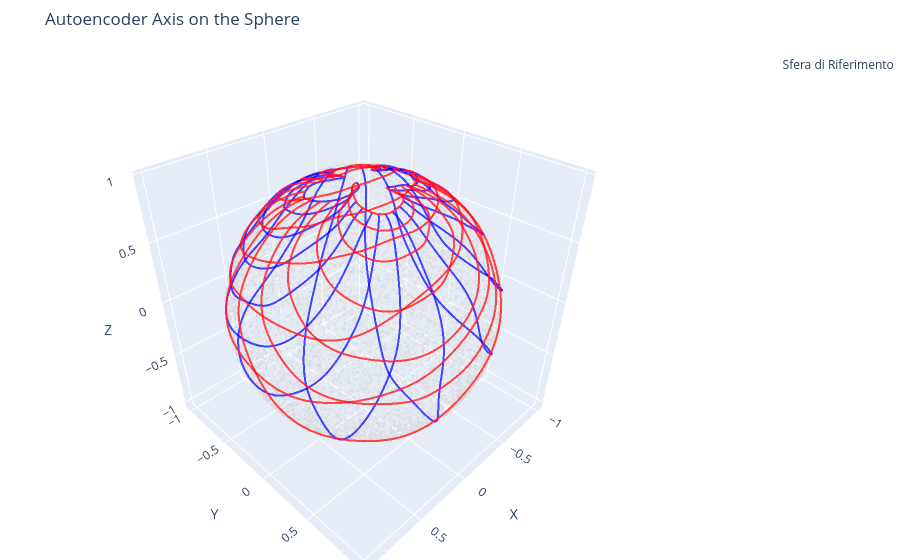

The code cell stored with this chart in its notebook:
### Code cell
model_2.eval()
encoder = model_2.encoder
decoder = model_2.decoder

# 2. Calcoliamo i confini effettivi dello spazio latente per sapere dove creare la griglia
with torch.no_grad():
    latents = encoder(Y_cartesian.to(device)).cpu().numpy()

z1_min, z1_max = latents[:, 0].min(), latents[:, 0].max()
z2_min, z2_max = latents[:, 1].min(), latents[:, 1].max()

# 3. Definiamo la densità della griglia (quanti "assi" vogliamo)
num_lines = 15       # Numero di linee per ogni asse coordinato
pts_per_line = 100   # Risoluzione di ogni linea per renderla fluida nel 3D

z1_values = np.linspace(z1_min, z1_max, num_lines)
z2_values = np.linspace(z2_min, z2_max, num_lines)

# 4. Inizializziamo la figura Plotly
fig = go.Figure()

# Nota: Mettiamo i punti originali grigi e trasparenti sullo sfondo per dare un riferimento visivo
x_orig = Y_cartesian[:, 0].cpu().numpy()
y_orig = Y_cartesian[:, 1].cpu().numpy()
z_orig = Y_cartesian[:, 2].cpu().numpy()

fig.add_trace(go.Scatter3d(
    x=x_orig, y=y_orig, z=z_orig,
    mode='markers',
    marker=dict(size=1.5, color='lightgray', opacity=0.3),
    name='Sfera di Riferimento'
))

# 5. Generiamo e decodifichiamo le linee degli assi latenti
with torch.no_grad():
    
    # --- ASSE 1: Linee a Z1 costante (varia Z2) -> Colore BLU ---
    for z1 in z1_values:
        line_2d = np.zeros((pts_per_line, 2))
        line_2d[:, 0] = z1
        line_2d[:, 1] = np.linspace(z2_min, z2_max, pts_per_line)
        
        # Passiamo la linea al decoder
        line_tensor = torch.tensor(line_2d, dtype=torch.float32).to(device)
        xyz = decoder(line_tensor).cpu().numpy()
        
        fig.add_trace(go.Scatter3d(
            x=xyz[:, 0], y=xyz[:, 1], z=xyz[:, 2],
            mode='lines',
            line=dict(color='rgba(0, 0, 255, 0.7)', width=4),
            showlegend=False
        ))

    # --- ASSE 2: Linee a Z2 costante (varia Z1) -> Colore ROSSO ---
    for z2 in z2_values:
        line_2d = np.zeros((pts_per_line, 2))
        line_2d[:, 0] = np.linspace(z1_min, z1_max, pts_per_line)
        line_2d[:, 1] = z2
        
        # Passiamo la linea al decoder
        line_tensor = torch.tensor(line_2d, dtype=torch.float32).to(device)
        xyz = decoder(line_tensor).cpu().numpy()
        
        fig.add_trace(go.Scatter3d(
            x=xyz[:, 0], y=xyz[:, 1], z=xyz[:, 2],
            mode='lines',
            line=dict(color='rgba(255, 0, 0, 0.7)', width=4), 
            showlegend=False
        ))

# 6. Configurazione finale del Layout per visualizzare una sfera perfetta
fig.update_layout(
    title="Autoencoder Axis on the Sphere",
    scene=dict(
        xaxis_title='X',
        yaxis_title='Y',
        zaxis_title='Z',
        aspectmode='cube' # Fondamentale per non distorcere la sfera in un uovo
    ),
    margin=dict(l=0, r=0, b=0, t=50)
)
config = {
  'toImageButtonOptions': {
    'format': 'png', # Formati supportati: png, svg, jpeg, webp
    'filename': 'GrigliaAutoencoder_tanh',
    'height': 1080,
    'width': 1920,
    'scale': 3 # È il trucco magico: moltiplica la risoluzione di base!
  }
}

# Mostra la figura passando la configurazione
fig.show(config=config)
